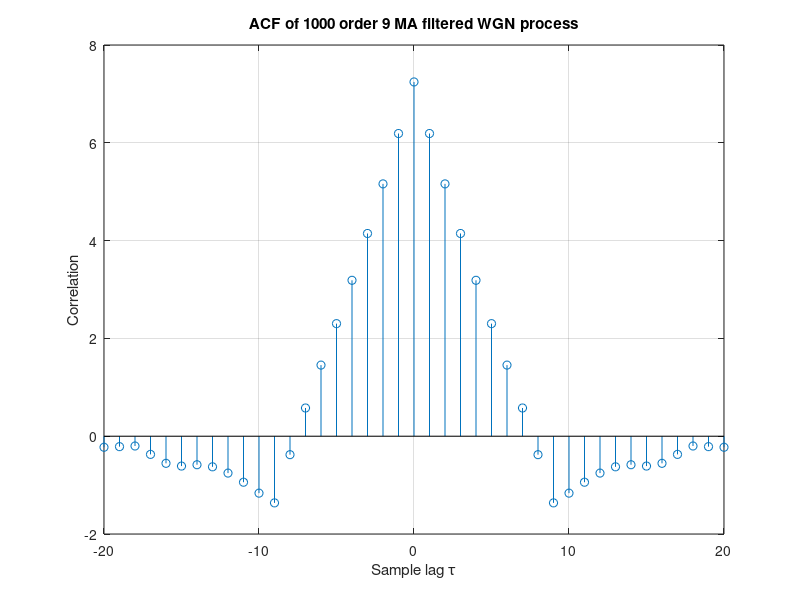
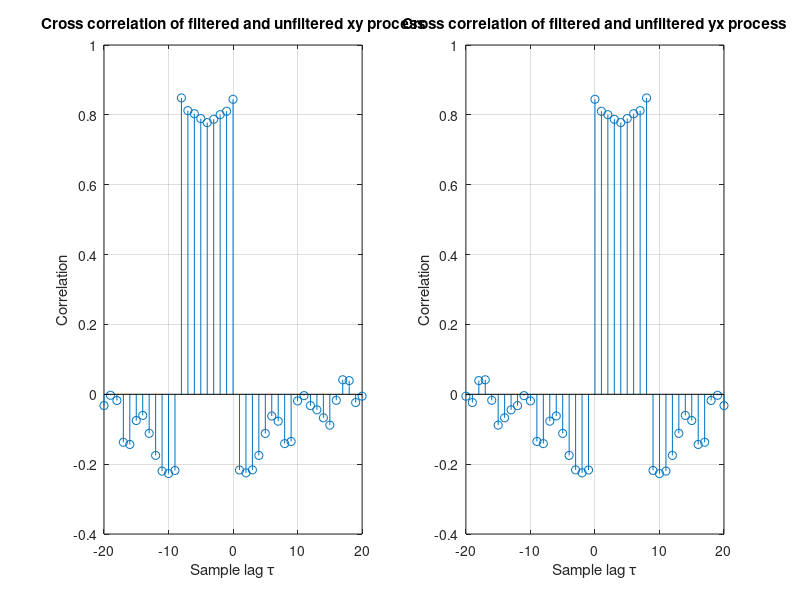

Write the MATLAB code that produced these figures, in order.
clear all; close all; clc;

%% 2.2.1

% Generate our WGN
x = randn(1, 1000);

% Filter with an order 9 MA filter
y = filter(ones(9,1),1,x);

% ACF
ycorr = xcorr(y, 'unbiased');

% Plot the results
stem(-20:20, ycorr(980:1020));
    xlabel('Sample lag \tau');
    ylabel('Correlation');
    title('ACF of 1000 order 9 MA filtered WGN process');
    grid on;

    
%% 2.3.1

% Now let's cross correlate x and y
xycorr = xcorr(x, y, 'unbiased');

% Let's flip the processes around to see if it changes anything
yxcorr = xcorr(y, x, 'unbiased');

figure;
subplot(1,2,1);

% plot them
stem(-20:20, xycorr(980:1020))
    xlabel('Sample lag \tau');
    ylabel('Correlation');
    title('Cross correlation of filtered and unfiltered xy process');
    grid on;
    
    
subplot(1,2,2);
stem(-20:20, yxcorr(980:1020))
    xlabel('Sample lag \tau');
    ylabel('Correlation');
    title('Cross correlation of filtered and unfiltered yx process');
    grid on;
    